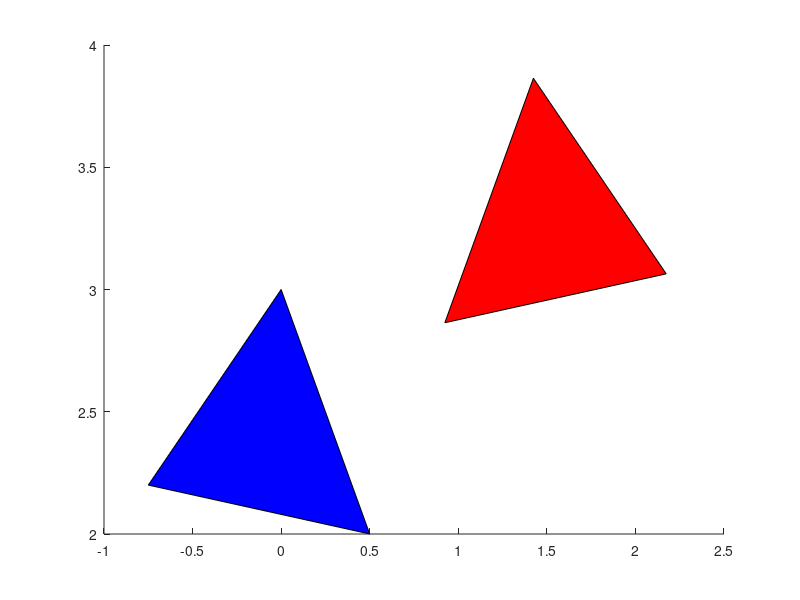

Recreate this plot in MATLAB.
%------------------------------------------------------------------------%
clc;clear;close all;
%------------------------------------------------------------------------%

% points for the traingle
x = [-0.75 0 0.5];
y = [2.2 3 2];

n = length(x);

P = [x;y;ones(1,n)];

figure()
hold on

fill(x,y,'b')

T = [...
    -1 0 1.4240
    0 1 0.8640
    0 0 1];

new_P = T*P;

x_new = new_P(1,:);
y_new = new_P(2,:);

fill(x_new,y_new,'r')

%------------------------------------------------------------------------%